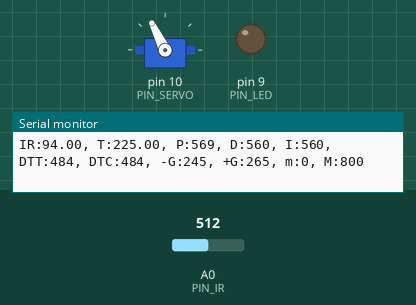
A sketch run on a simulated Arduino Uno, built with avr-gcc and run on an emulated ATmega328P. Parts: servo, output pins drawn as LEDs (lit = HIGH), the last lines printed to the serial monitor. The inputs (shaded band) are chosen by the test bench; at power-on: A0 (PIN_IR) = 512.

Above: at 1.2 s.
1.3 s: A0 (PIN_IR) set to 502
At 2.4 s:
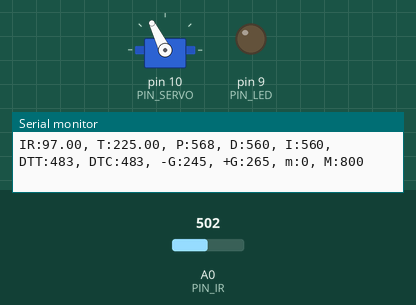
2.9 s: A0 (PIN_IR) set to 492
At 3.26 s:
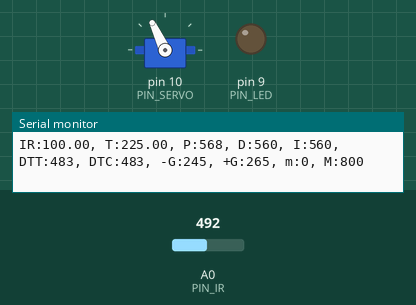
5.9 s: A0 (PIN_IR) set to 129
At 7.1 s:
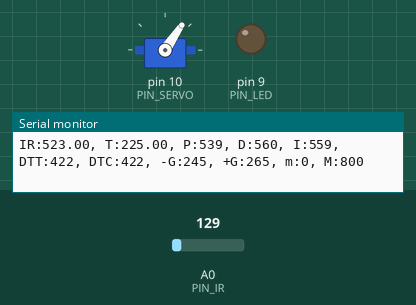
7.7 s: A0 (PIN_IR) set to 119
At 7.85 s:
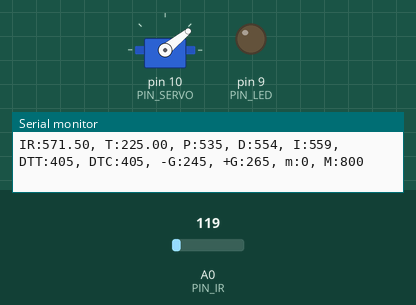
10.7 s: A0 (PIN_IR) set to 0
At 11.7 s:
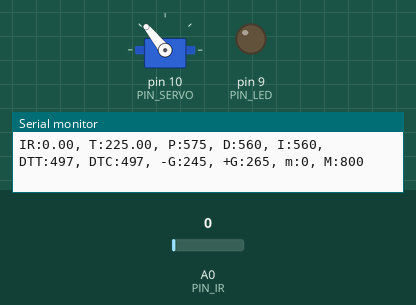
12.6 s: A0 (PIN_IR) set to 20
At 12.78 s:
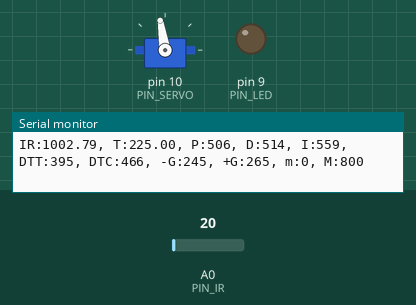
Timing chart, 0 to 15.6 s (numbered marks = the images above; inputs shaded):
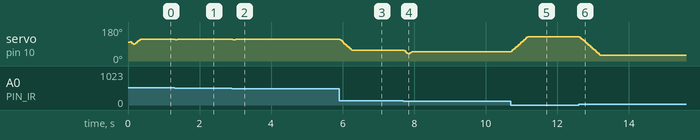

The sketch:

28P14.ino
```cpp
#include <Servo.h>

#define PIN_IR A0
#define PIN_LED 9
#define PIN_SERVO 10

#define _DIST_TARGET 225
#define _DIST_MIN 87
#define _DIST_MAX 400

#define _DUTY_MIN 850
#define _DUTY_NEU 1550
#define _DUTY_MAX 2000

#define _SERVO_ANGLE 30
#define _SERVO_SPEED 50

#define _INTERVAL_DIST 20
#define _INTERVAL_SERVO 30
#define _INTERVAL_SERIAL 100

#define _DIST_ALPHA 0.35
#define DELAY_MICROS 1500

#define _ITERM_MIN 0.2
#define _ITERM_MAX 10

#define _KP 1.4
#define _KD 80 //100
#define _KI 0.2 //0.15

Servo myservo;


float dist_target; // location to send the ball
float dist_raw, dist_ema, dist_min, dist_max;

// Event periods
unsigned long last_sampling_time_dist, last_sampling_time_servo, last_sampling_time_serial;
bool event_dist, event_servo, event_serial;

// Servo speed control
int duty_chg_per_interval;
int duty_target, duty_curr, duty_neutral;

// PID variables
float error_curr, error_prev, control, pterm, dterm, iterm;
float filter_dist, samples_num;

void setup() {
  last_sampling_time_serial = 0;
// initialize GPIO pins
  pinMode(PIN_LED,OUTPUT);
  myservo.attach(PIN_SERVO);

  dist_min = _DIST_MIN;
  dist_max= _DIST_MAX;
  dist_target = _DIST_TARGET;
  dist_ema = 0;
  samples_num= 3;
  duty_curr = _DUTY_NEU;
  duty_neutral = _DUTY_NEU;
  pterm = iterm = dterm = 0;
  myservo.writeMicroseconds(duty_neutral);
// initialize serial port
  delay(50);

  Serial.begin(57600);

  //event_dist = event_servo = event_serial = false;
  duty_chg_per_interval =(float)(_DUTY_MAX - _DUTY_MIN) * (_SERVO_SPEED / _SERVO_ANGLE) * (_INTERVAL_SERVO / 1000.0);
}

void loop() {

  event_serial = event_dist = event_servo = true;
  if(abs(iterm) > _ITERM_MAX) iterm = 0;
  if(event_dist) {
    event_dist = false;
    // get a distance reading from the distance sensor
    dist_raw = ir_distance_filtered();

    // PID control logi
    error_curr = dist_target - dist_ema;
    pterm =  _KP*error_curr;
    dterm = _KD*(error_curr - error_prev);
    iterm += _KI*error_curr;
    //if(dist_raw > 400){
      //dterm = 2*(error_curr - error_prev);
     //}
    if(iterm > _ITERM_MAX) iterm = _ITERM_MAX;
    if(iterm < -_ITERM_MAX) iterm = - _ITERM_MAX;
    control = pterm + dterm + iterm;
    duty_target = duty_neutral + control;

    if (duty_target > _DUTY_MAX) {
      duty_target = _DUTY_MAX;
    } else if (duty_target < _DUTY_MIN) {
      duty_target = _DUTY_MIN;
    }
    error_prev = error_curr;
  }

  if(event_servo) {
    event_servo = false;

    // adjust duty_curr toward duty_target by duty_chg_per_interval
    if(duty_target > duty_curr) {
        duty_curr += duty_chg_per_interval;
        if(duty_curr > duty_target) duty_curr = duty_target;
    }
    else {
      duty_curr -= duty_chg_per_interval;
      if(duty_curr < duty_target) duty_curr = duty_target;
    }

    myservo.writeMicroseconds(duty_curr);

    last_sampling_time_serial += _INTERVAL_SERIAL;
    last_sampling_time_servo += _INTERVAL_SERVO;
    last_sampling_time_dist += _INTERVAL_DIST;
  }

    if(event_serial) {
      event_serial = false;
      Serial.print("IR:");
      Serial.print(dist_raw);
      Serial.print(", T:");
      Serial.print(dist_target);
      Serial.print(", P:");
      Serial.print(map(pterm,-1000,1000,510,610));
      Serial.print(", D:");
      Serial.print(map(dterm,-1000,1000,510,610));
      Serial.print(", I:");
      Serial.print(map(iterm,-1000,1000,510,610));
      Serial.print(", DTT:");
      Serial.print(map(duty_target,1000,2000,410,510));
      Serial.print(", DTC:");
      Serial.print(map(duty_curr,1000,2000,410,510));
      Serial.println(", -G:245, +G:265, m:0, M:800");
  }
}

float ir_distance(void)
{ // return value unit: mm
  float val;
  float volt = float(analogRead(PIN_IR));
  val = ((6762.0/(volt-9.0))-4.0) * 10.0;
  return val;
}
float under_noise_filter(void){ // 아래로 떨어지는 형태의 스파이크를 제거해주는 필터
  int currReading;
  int largestReading = 0;
  for (int i = 0; i < samples_num; i++) {
    currReading = ir_distance();
    if (currReading > largestReading) { largestReading = currReading; }
    // Delay a short time before taking another reading
    delayMicroseconds(DELAY_MICROS);
  }
  return largestReading;
}

float ir_distance_filtered(void){ // 아래로 떨어지는 형태의 스파이크를 제거 후, 위로 치솟는 스파이크를 제거하고 EMA필터를 적용함.
  // under_noise_filter를 통과한 값을 upper_nosie_filter에 넣어 최종 값이 나옴.
  int currReading;
  int lowestReading = 1024;
  for (int i = 0; i < samples_num; i++) {
    currReading = under_noise_filter();
    if (currReading < lowestReading) { lowestReading = currReading; }
  }
  // ema 필터 추가
  dist_ema = _DIST_ALPHA * lowestReading + (1-_DIST_ALPHA)*dist_ema;
  return dist_ema;
}
```

Measured:
- the behaviour switches between 120 and 119 on A0 (PIN_IR) (found by bisection; images 3 and 4)
- after the input at 1.3 s, servo on pin 10 (PIN_SERVO): 116° → 113° at once, → 114° 0.06 s later, → 115° 0.04 s later, → 116° 0.04 s later
- after the input at 2.9 s, servo on pin 10 (PIN_SERVO): 116° → 115° at once, → 116° 0.57 s later
- after the input at 5.9 s, servo on pin 10 (PIN_SERVO): moves from 116° to 56° over 0.34 s, starting at once
- after the input at 7.7 s, servo on pin 10 (PIN_SERVO): 56° → 49° at once
- after the input at 10.7 s, servo on pin 10 (PIN_SERVO): moves from 49° to 129° over 0.47 s, starting at once
- after the input at 12.6 s, servo on pin 10 (PIN_SERVO): moves from 129° to 30° over 0.58 s, starting at once
